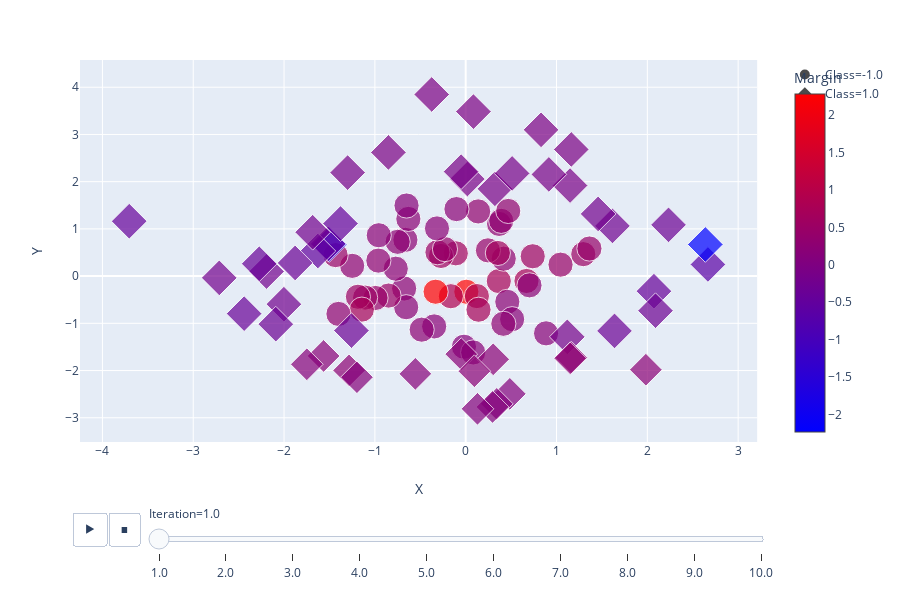

The notebook cell saved with this chart:
### Code cell
px.scatter(clf.saved_data, x="X", y="Y", animation_frame="Iteration",
           color="Margin", symbol="Class", color_continuous_scale="Bluered",size="Weight", hover_name="Pred")

### Figure 1 — Plotly figure (JSON) as saved in the notebook; plotly's stock layout.template omitted (floating-point values rounded to 4 significant figures)
{"data": [{"hoverlabel": {"namelength": 0}, "hovertemplate": "<b>%{hovertext}</b><br><br>Class=-1.0<br>Iteration=1.0<br>X=%{x}<br>Y=%{y}<br>Weight=%{marker.size}<br>Margin=%{marker.color}", "hovertext": [-1, -1, -1, -1, -1, -1, -1, -1, -1, -1, -1, -1, -1, -1, -1, -1, -1, -1, -1, -1, -1, -1, -1, -1, -1, -1, -1, -1, -1, -1, -1, -1, -1, -1, -1, -1, -1, -1, -1, -1, -1, -1, -1, -1, -1, -1, -1, -1, -1, -1], "legendgroup": "Class=-1.0", "marker": {"color": [2.282, 0.7683, 0.8737, 0.8746, 2.285, 0.6546, 0.625, 0.3331, 0.5128, 0.4378, 0.6572, 0.4489, 0.768, 0.2364, 0.7197, 0.2432, 0.2207, 0.2374, 0.5953, 0.2335, 0.4993, 0.2406, 0.3083, 0.2636, 0.177, 0.2052, 0.4805, 0.2873, 0.4652, 0.1983, 0.3213, 0.5065, 0.3061, 0.2407, 0.5353, 0.3161, 0.2018, 0.7162, 0.2211, 0.5322, 0.3547, 0.2149, 0.3604, 0.4181, 0.1289, 0.5156, 0.1785, 0.3389, 0.1645, 0.1525], "coloraxis": "coloraxis", "size": [0.1031, 0.1031, 0.1031, 0.1031, 0.1031, 0.1031, 0.1031, 0.1031, 0.1031, 0.1031, 0.1031, 0.1031, 0.1031, 0.1031, 0.1031, 0.1031, 0.1031, 0.1031, 0.1031, 0.1031, 0.1031, 0.1031, 0.1031, 0.1031, 0.1031, 0.1031, 0.1031, 0.1031, 0.1031, 0.1031, 0.1031, 0.1031, 0.1031, 0.1031, 0.1031, 0.1031, 0.1031, 0.1031, 0.1031, 0.1031, 0.1031, 0.1031, 0.1031, 0.1031, 0.1031, 0.1031, 0.1031, 0.1031, 0.1031, 0.1031], "sizemode": "area", "sizeref": 0.000325, "symbol": "circle"}, "mode": "markers", "name": "Class=-1.0", "showlegend": true, "type": "scatter", "x": [0.007232, 0.3642, 0.1231, -0.1636, -0.3311, -0.109, -0.272, 0.4188, -0.3107, 0.2449, 0.3543, -0.2281, 0.6693, 0.4583, 0.1409, -0.6777, 0.7025, -0.7699, 0.7381, -0.6554, -0.8494, -0.6639, -0.9617, -0.7492, 0.5114, -0.316, 1.044, 0.4145, -0.9929, -0.347, 0.3675, -1.108, 0.3913, -0.4847, -1.187, -1.25, -0.9573, -1.143, -0.6315, 1.295, 0.1373, -0.1018, 0.4685, 1.362, -0.01909, -1.432, 0.8848, -1.401, 0.08232, -0.6514], "xaxis": "x", "y": [-0.3318, -0.1053, -0.4229, -0.4258, -0.3311, 0.4825, 0.4265, 0.3692, 0.505, 0.5449, 0.49, 0.5714, -0.103, -0.5446, -0.712, -0.2626, -0.1955, 0.1569, 0.42, -0.6586, -0.4125, 0.7673, 0.3285, 0.7259, -0.9123, 1.01, 0.2424, -1.01, -0.4634, -1.066, 1.106, -0.4555, 1.17, -1.135, -0.4373, 0.2174, 0.865, -0.7096, 1.211, 0.4649, 1.37, 1.419, 1.38, 0.5838, -1.496, 0.4444, -1.212, -0.8009, -1.616, 1.495], "yaxis": "y"}, {"hoverlabel": {"namelength": 0}, "hovertemplate": "<b>%{hovertext}</b><br><br>Class=1.0<br>Iteration=1.0<br>X=%{x}<br>Y=%{y}<br>Weight=%{marker.size}<br>Margin=%{marker.color}", "hovertext": [-1, 1, -1, -1, -1, -1, -1, 1, -1, -1, -1, -1, -1, -1, 1, -1, 1, 1, -1, -1, 1, -1, -1, -1, -1, -1, -1, 1, -1, -1, 1, 1, -1, 1, -1, 1, -1, -1, -1, -1, 1, -1, 1, 1, 1, -1, -1, -1, -1, -1], "legendgroup": "Class=1.0", "marker": {"color": [-2.235, 0.185, -0.3599, -0.1474, -0.3454, -0.5074, -0.4506, 0.2075, -0.09394, -0.3541, -0.2102, -0.267, -0.2144, -0.3309, 0.2096, -0.0876, 0.2496, 0.2582, -0.2326, -0.4301, 0.1433, -0.2161, -0.1113, -0.2957, -0.1347, -0.0917, -0.4131, 0.1997, -0.3183, -0.1153, 0.2456, 0.1141, -0.3154, 0.07813, -0.1337, 0.1385, -0.3944, -0.6387, -0.2104, -2.236, 0.09105, -0.0605, 0.1071, 0.2173, 0.09831, -0.05869, -0.04376, -0.0379, -0.03331, -0.4439], "coloraxis": "coloraxis", "size": [0.1228, 0.1031, 0.1228, 0.1228, 0.1228, 0.1228, 0.1228, 0.1031, 0.1228, 0.1228, 0.1228, 0.1228, 0.1228, 0.1228, 0.1031, 0.1228, 0.1031, 0.1031, 0.1228, 0.1228, 0.1031, 0.1228, 0.1228, 0.1228, 0.1228, 0.1228, 0.1228, 0.1031, 0.1228, 0.1228, 0.1031, 0.1031, 0.1228, 0.1031, 0.1228, 0.1031, 0.1228, 0.1228, 0.1228, 0.1228, 0.1031, 0.1228, 0.1031, 0.1031, 0.1031, 0.1228, 0.1228, 0.1228, 0.1228, 0.1228], "sizemode": "area", "sizeref": 0.000325, "symbol": "diamond"}, "mode": "markers", "name": "Class=1.0", "showlegend": true, "type": "scatter", "x": [-1.502, -0.04909, -1.514, 1.119, -1.258, -1.628, -1.378, 0.3028, 0.3217, -1.878, -1.685, 1.616, 1.458, 1.639, 0.0955, 0.01839, 1.163, 1.15, -2.002, 2.073, -0.5545, -2.193, -0.05067, 2.09, 0.5111, 1.149, -2.273, -1.565, -2.091, 0.916, -1.284, -1.198, 2.233, 0.4859, -1.3, -1.749, -2.439, 2.667, -2.714, 2.639, 0.3422, -0.8509, 0.2954, 1.984, 0.1298, 1.163, 0.8299, 0.08518, -0.3743, -3.705], "xaxis": "x", "y": [0.6698, -1.653, 0.6823, -1.286, -1.154, 0.5313, 1.113, -1.762, 1.849, 0.2784, 0.9285, 1.063, 1.317, -1.161, -2.015, 2.056, -1.727, -1.741, -0.5949, -0.3193, -2.07, 0.09696, 2.213, -0.7329, 2.175, 1.918, 0.2611, -1.692, -1.018, 2.154, -1.997, -2.142, 1.085, -2.493, 2.192, -1.867, -0.7952, 0.2469, -0.0375, 0.6701, -2.706, 2.62, -2.771, -1.983, -2.811, 2.682, 3.098, 3.484, 3.847, 1.162], "yaxis": "y"}], "layout": {"coloraxis": {"colorbar": {"title": {"text": "Margin"}}, "colorscale": [[0, "rgb(0,0,255)"], [1, "rgb(255,0,0)"]]}, "height": 600, "legend": {"itemsizing": "constant", "tracegroupgap": 0}, "margin": {"t": 60}, "sliders": [{"active": 0, "currentvalue": {"prefix": "Iteration="}, "len": 0.9, "pad": {"b": 10, "t": 60}, "steps": [{"args": [["1.0"], {"frame": {"duration": 0, "redraw": false}, "fromcurrent": true, "mode": "immediate", "transition": {"duration": 0, "easing": "linear"}}], "label": "1.0", "method": "animate"}, {"args": [["2.0"], {"frame": {"duration": 0, "redraw": false}, "fromcurrent": true, "mode": "immediate", "transition": {"duration": 0, "easing": "linear"}}], "label": "2.0", "method": "animate"}, {"args": [["3.0"], {"frame": {"duration": 0, "redraw": false}, "fromcurrent": true, "mode": "immediate", "transition": {"duration": 0, "easing": "linear"}}], "label": "3.0", "method": "animate"}, {"args": [["4.0"], {"frame": {"duration": 0, "redraw": false}, "fromcurrent": true, "mode": "immediate", "transition": {"duration": 0, "easing": "linear"}}], "label": "4.0", "method": "animate"}, {"args": [["5.0"], {"frame": {"duration": 0, "redraw": false}, "fromcurrent": true, "mode": "immediate", "transition": {"duration": 0, "easing": "linear"}}], "label": "5.0", "method": "animate"}, {"args": [["6.0"], {"frame": {"duration": 0, "redraw": false}, "fromcurrent": true, "mode": "immediate", "transition": {"duration": 0, "easing": "linear"}}], "label": "6.0", "method": "animate"}, {"args": [["7.0"], {"frame": {"duration": 0, "redraw": false}, "fromcurrent": true, "mode": "immediate", "transition": {"duration": 0, "easing": "linear"}}], "label": "7.0", "method": "animate"}, {"args": [["8.0"], {"frame": {"duration": 0, "redraw": false}, "fromcurrent": true, "mode": "immediate", "transition": {"duration": 0, "easing": "linear"}}], "label": "8.0", "method": "animate"}, {"args": [["9.0"], {"frame": {"duration": 0, "redraw": false}, "fromcurrent": true, "mode": "immediate", "transition": {"duration": 0, "easing": "linear"}}], "label": "9.0", "method": "animate"}, {"args": [["10.0"], {"frame": {"duration": 0, "redraw": false}, "fromcurrent": true, "mode": "immediate", "transition": {"duration": 0, "easing": "linear"}}], "label": "10.0", "method": "animate"}], "x": 0.1, "xanchor": "left", "y": 0, "yanchor": "top"}], "updatemenus": [{"buttons": [{"args": [null, {"frame": {"duration": 500, "redraw": false}, "fromcurrent": true, "mode": "immediate", "transition": {"duration": 500, "easing": "linear"}}], "label": "&#9654;", "method": "animate"}, {"args": [[null], {"frame": {"duration": 0, "redraw": false}, "fromcurrent": true, "mode": "immediate", "transition": {"duration": 0, "easing": "linear"}}], "label": "&#9724;", "method": "animate"}], "direction": "left", "pad": {"r": 10, "t": 70}, "showactive": false, "type": "buttons", "x": 0.1, "xanchor": "right", "y": 0, "yanchor": "top"}], "xaxis": {"anchor": "y", "domain": [0, 0.98], "title": {"text": "X"}}, "yaxis": {"anchor": "x", "domain": [0, 1], "title": {"text": "Y"}}}}
